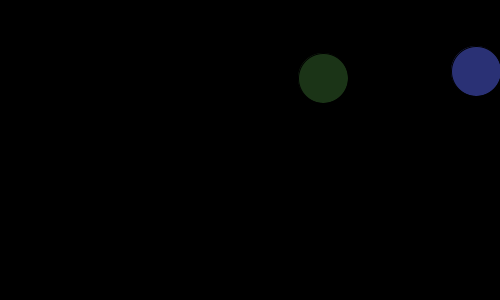
Frame 1 (no input)
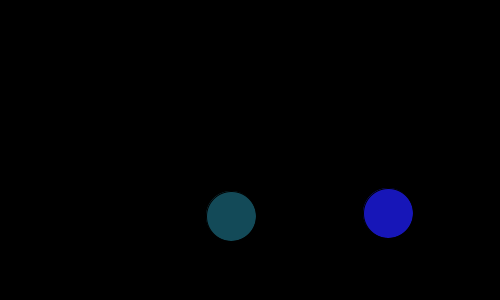
Frame 60 (the mouse pressed at the canvas centre just before this capture)
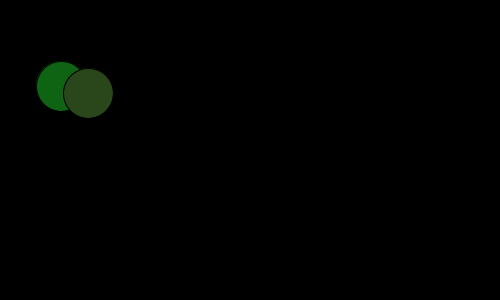
Frame 120 (the mouse held since frame 60 and released just before this capture)

The Processing sketch that drew these frames (run headless with seeded random() and noise(); from frame 60 on, the mouse is pressed at the canvas centre):

// Processing sketch: processing_82593
// ── processing_82593.pde

//Jenny H. CP1 Mods 14/15, Bouncing Ball
Ball sam;
Ball bob;
void setup ()
{
  sam = new Ball();
  bob = new Ball();
  size (500,300);
}
void draw ()
{
  background (0,0,0);
  bob.show();
  bob.move();
  bob.bounce();
  sam.show();
  sam.move();
  sam.bounce();
}
class Ball
{
  
  int x;
  int y;
  boolean leftRight;
  boolean upDown;
  Ball ()
  {
    x = int(random(0,501));
    y = int(random(0,301));
    leftRight = true;
    upDown = true;
  }
  void show()
  {
    fill (random(0,50), random(0,156),random(0,256));
    ellipse (x,y,50,50);
  }
  void move ()
  {
    if (leftRight == true)
    {
      x=x+5;
    }else
    {
      x=x-5;
    }
    if (upDown == true)
    {
      y=y-5;
    }
    else
    {
      y=y+5;
    }
  }
  void bounce ()
  {
    if (x<0)
    {
      leftRight = true;
    }
    else if (x>500)
    {
      leftRight = false;
    }
    if (y<0)
    {
      upDown = false;
    }
    else if (y>300)
    {
      upDown = true;
    }
  }
}
